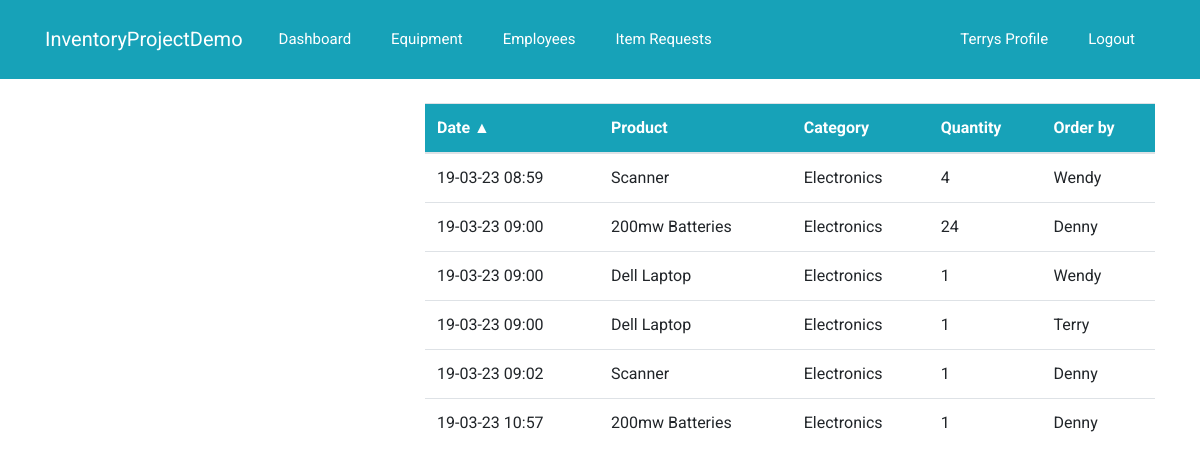
/dashboard/order/ (signed in), run on an earlier commit of the app's database.
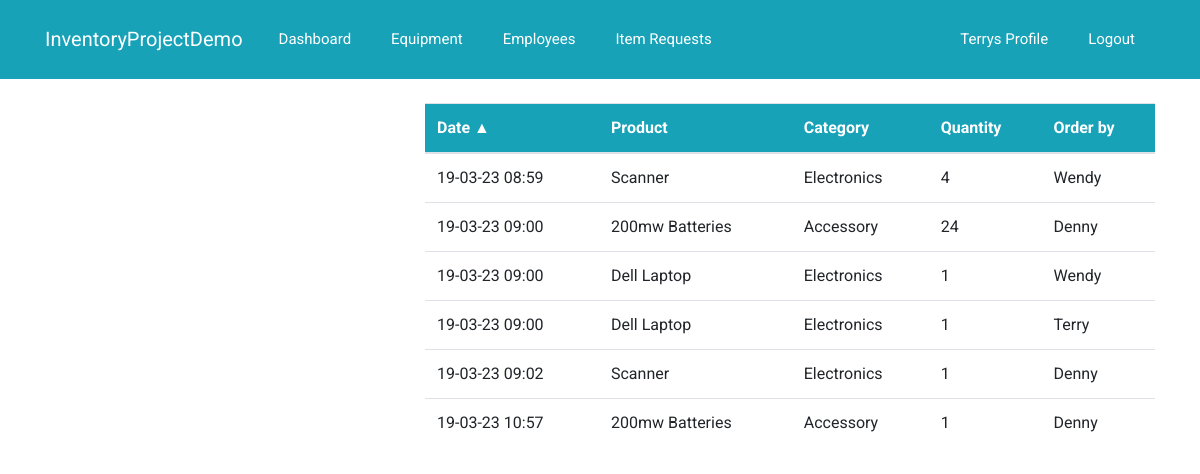
And on a later commit of the database.
### dashboard/models.py (models this page shows, shortened)
class Order(models.Model):
    product = models.ForeignKey(Product, on_delete=models.CASCADE, null=True)
    staff = models.ForeignKey(User, models.CASCADE, null=True)
    order_quantity = models.PositiveIntegerField(null=True)
    date = models.DateTimeField(auto_now_add=True)
    class Meta:
        verbose_name_plural = 'Order'

class Product(models.Model):
    name = models.CharField(max_length=100, null=True)
    category = models.CharField(max_length=20, choices=CATEGORY, null=True)
    quantity = models.PositiveIntegerField(default=1, null=True)
    available = models.BooleanField(null=True)
    serial_number = models.BigIntegerField(null=True)
    description = models.CharField(max_length=100, null=True)
    date = models.DateTimeField(auto_now_add=True)
    active = models.BooleanField(null=True)
    class Meta:
        verbose_name_plural = 'Product'

### dashboard/views.py (the view)
# urls.py: path('order/', views.order, name='dashboard-order')
@login_required
def order(request):
    sort = request.GET.get('sort', 'date')
    direction = request.GET.get('dir', 'asc')
    counts = get_counts()
    if sort == 'date':
        if direction == 'asc':
            orders = Order.objects.order_by('date')
        else:
            orders = Order.objects.order_by('-date')
    else:
        orders = Order.objects.all()
    context = {
        'orders': orders,
        'sort': sort,
        'direction': direction,
        'counts': counts,
    }
    return render(request, 'dashboard/order.html', context)

### dashboard/views.py (called while the page is built)
def get_counts():
    employees_count = User.objects.count()
    order_count = Order.objects.count()
    product_count = Product.objects.count()
    counts = {
        'employees_count': employees_count,
        'order_count': order_count,
        'product_count': product_count,
    }
    return counts

### templates/dashboard/order.html (shortened to what this page needs)
{% extends 'partials/base.html' %}
{% block content%}
<div class="container">
    <div class="row my-4">
        <div class="col-md-4">
        </div>
        <div class="col-md-8">
            <table class="table bg-white">
                <thead class="bg-info">
                <tr class="text-white">
                    <th scope="col" >
                        {% if sort == 'date' and direction == 'asc' %}
                            <a href="?sort=date&dir=desc" class="text-white">Date &#9650;</a>
                        {% elif sort == 'date' and direction == 'desc' %}
                            <a  href="?sort=date&dir=asc" class="text-white">Date &#9660;</a>
                        {% else %}
                            <a  href="?sort=date&dir=asc" class="text-white">Date</a>
                        {% endif %}
                    </th>
                    <th scope="col">Product</th>
                    <th scope="col">Category</th>
                    <th scope="col">Quantity</th>
                    <th scope="col">Order by</th>
                </tr>
                </thead>
                <tbody>
                    {% for order in orders%}
                    <tr>
                        <td>{{ order.date|date:"d-m-y H:i" }}</td>
                        <td>{{order.product.name}}</td>
                        <td>{{order.product.category}}</td>
                        <td>{{order.order_quantity}}</td>
                        <td>{{order.staff.username}}</td>
                    </tr>
                    {% endfor %}
                </tbody>
            </table>
        </div>
    </div>
</div>
{% endblock%}

What changed in the data, as far as the page shows it:
changed through a linked row, Order (number 2 of 6 on the later page): product.category "Electronics" → "Accessory"
changed through a linked row, Order (number 6 of 6 on the later page): product.category "Electronics" → "Accessory"
